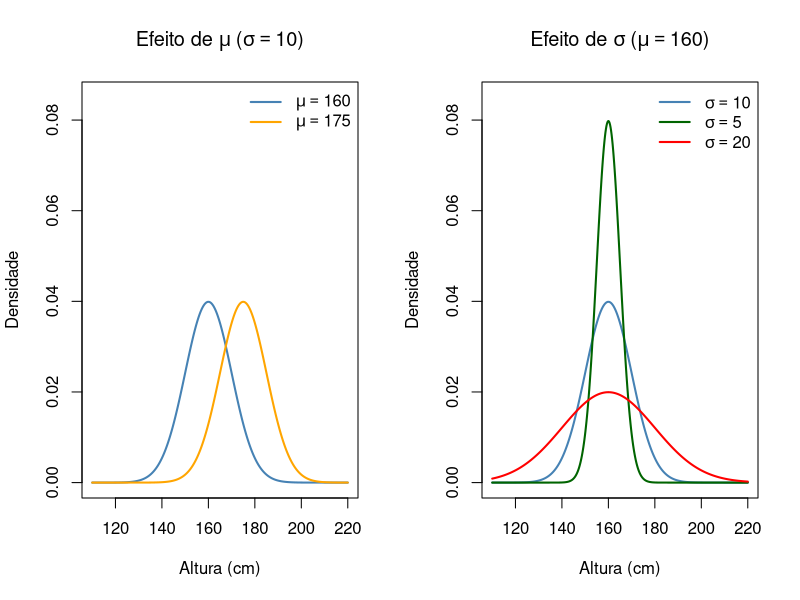
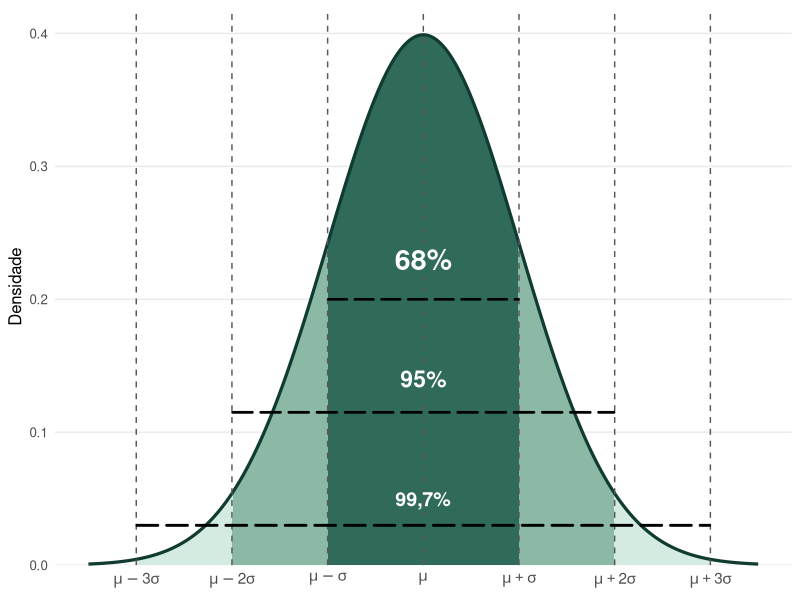
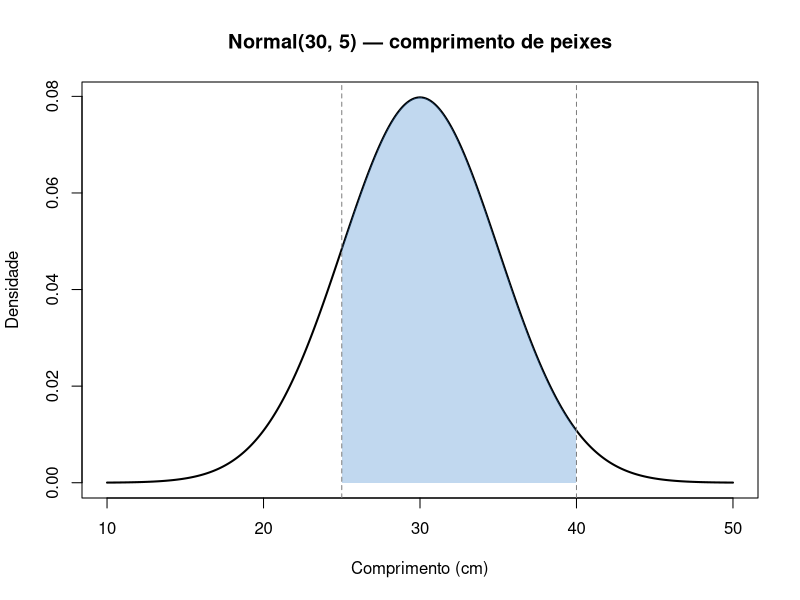
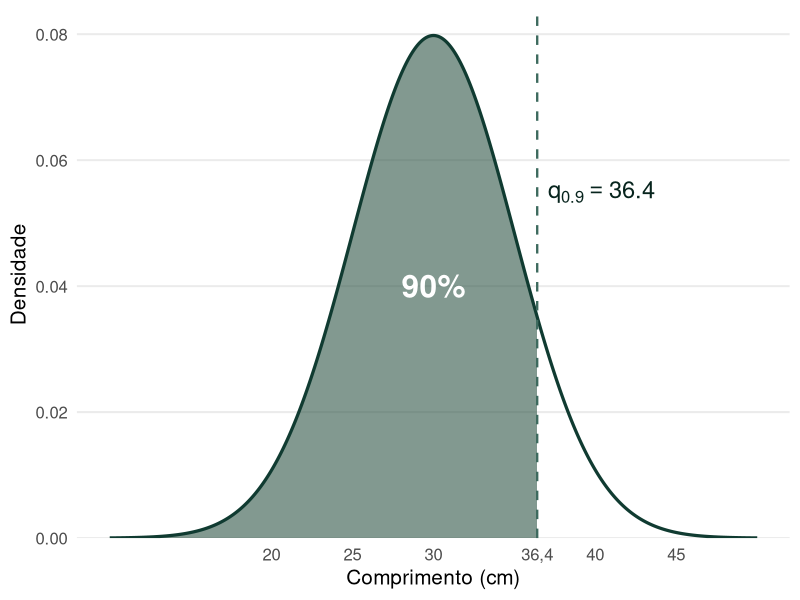
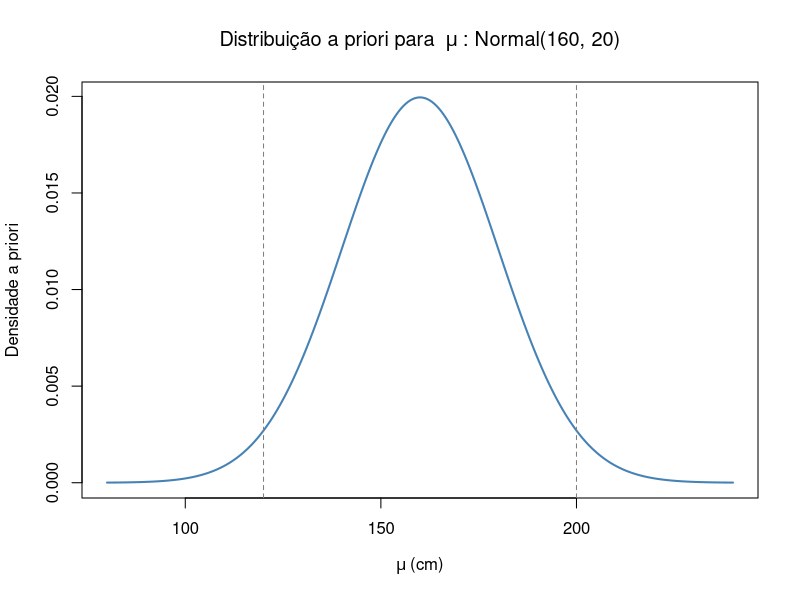
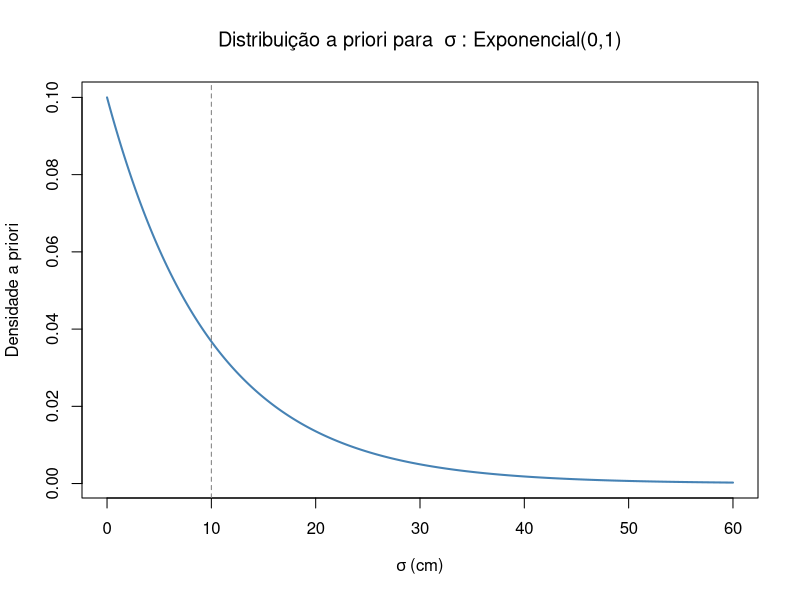
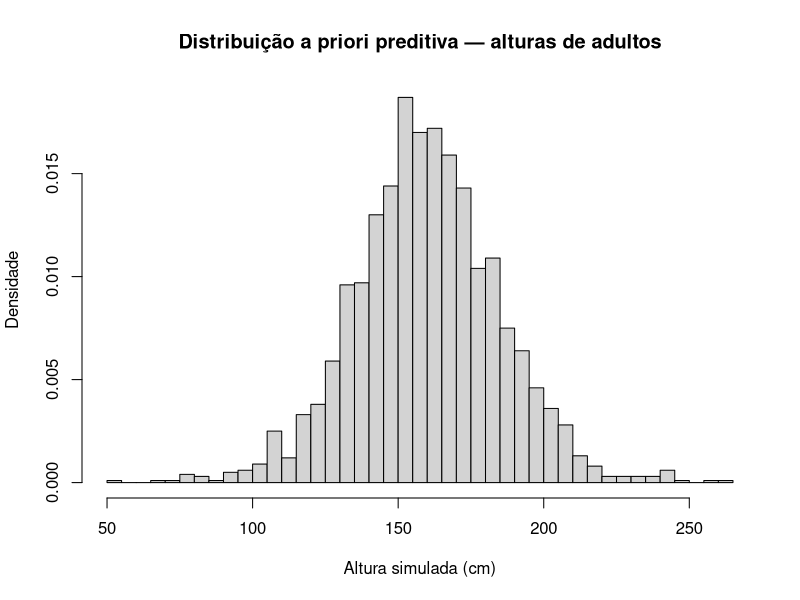
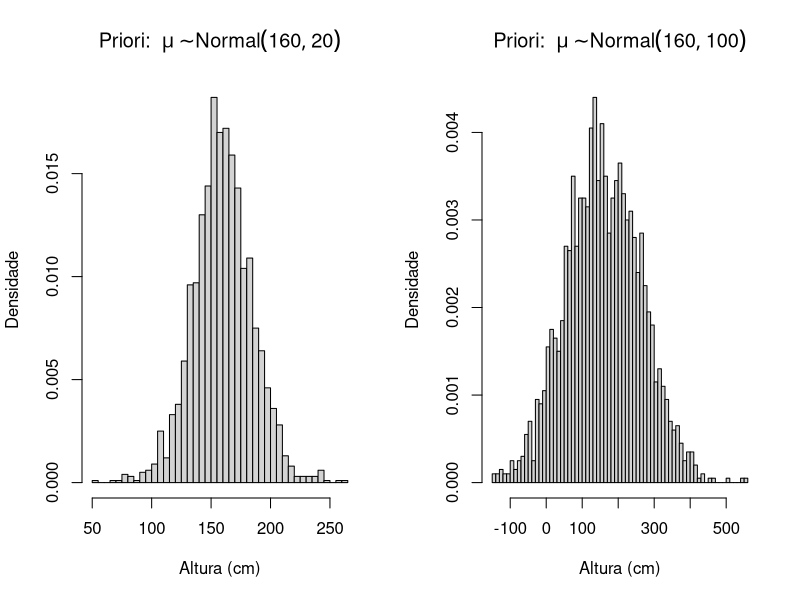

Write R code to recreate these figures, in order.
## ---- chunk 1
#| fig-width: 10
#| code-fold: true
# Grade de valores no eixo x
x <- seq(110, 220, length.out = 500)

# Curva de referência
fx_ref <- dnorm(x, mean = 160, sd = 10)

# Efeito de mudar mu
fx_mu2 <- dnorm(x, mean = 175, sd = 10)

# Efeito de mudar sigma
fx_s1  <- dnorm(x, mean = 160, sd = 5)
fx_s2  <- dnorm(x, mean = 160, sd = 20)

par(mfrow = c(1, 2))

# Painel 1: efeito de mu (sigma fixo = 10)
plot(x, fx_ref, type = "l", lwd = 2, col = "steelblue",
     ylim = c(0, 0.085),
     xlab = "Altura (cm)", ylab = "Densidade",
     main = expression("Efeito de " * mu ~ "(" * sigma == 10 * ")"))
lines(x, fx_mu2, col = "orange", lwd = 2)
legend("topright",
       legend = c(expression(mu == 160),
                  expression(mu == 175)),
       col = c("steelblue", "orange"),
       lwd = 2, bty = "n")

# Painel 2: efeito de sigma (mu fixo = 160)
plot(x, fx_ref, type = "l", lwd = 2, col = "steelblue",
     ylim = c(0, 0.085),
     xlab = "Altura (cm)", ylab = "Densidade",
     main = expression("Efeito de " * sigma ~ "(" * mu == 160 * ")"))
lines(x, fx_s1, col = "darkgreen", lwd = 2)
lines(x, fx_s2, col = "red",       lwd = 2)
legend("topright",
       legend = c(expression(sigma == 10),
                  expression(sigma == 5),
                  expression(sigma == 20)),
       col = c("steelblue", "darkgreen", "red"),
       lwd = 2, bty = "n")
## ---- chunk 2
#| echo: false
par(mfrow = c(1, 1))
## ---- chunk 3
#| echo: false
#| fig-width: 10
#| fig-height: 5
#| fig-cap: "Regra empírica da Distribuição Normal: áreas centrais de aproximadamente 68%, 95% e 99,7% ao redor da média."
#| label: fig-normal-rule
library(ggplot2)

x <- seq(-3.5, 3.5, length.out = 800)
normal_df <- data.frame(
  x = x,
  densidade = dnorm(x)
)

faixa_3s <- subset(normal_df, x >= -3 & x <= 3)
faixa_2s <- subset(normal_df, x >= -2 & x <= 2)
faixa_1s <- subset(normal_df, x >= -1 & x <= 1)

marcas <- data.frame(x = -3:3)

ggplot(normal_df, aes(x = x, y = densidade)) +
  geom_area(data = faixa_3s, fill = "#cfe8df", alpha = 0.9) +
  geom_area(data = faixa_2s, fill = "#74a892", alpha = 0.75) +
  geom_area(data = faixa_1s, fill = "#1f5c4d", alpha = 0.85) +
  geom_line(linewidth = 1.1, color = "#103b31") +
  geom_vline(
    data = marcas,
    aes(xintercept = x),
    linetype = "dashed",
    linewidth = 0.5,
    color = "gray35"
  ) +
  annotate("text", x = 0, y = 0.23, label = "68%", color = "white", size = 7.2, fontface = "bold") +
  annotate("text", x = 0, y = 0.14, label = "95%", color = "white", size = 5.8, fontface = "bold") +
  annotate("text", x = 0, y = 0.05, label = "99,7%", color = "white", size = 5.0, fontface = "bold") +
  annotate(
    "segment",
    y = 0.20, yend = 0.20,
    x = min(faixa_1s), xend = max(faixa_1s),
    linewidth = 0.9, color = "black", linetype = "longdash",
    lineend = "round"
  ) +
  annotate(
    "segment",
    y = 0.115, yend = 0.115,
    x = min(faixa_2s), xend = max(faixa_2s),
    linewidth = 0.95, color = "black", linetype = "longdash",
    lineend = "round"
  ) +
  annotate(
    "segment",
    y = 0.03, yend = 0.03,
    x = min(faixa_3s), xend = max(faixa_3s),
    linewidth = 1, color = "black", linetype = "longdash",
    lineend = "round"
  ) +
  scale_x_continuous(
    breaks = -3:3,
    labels = c(
      expression(mu - 3 * sigma),
      expression(mu - 2 * sigma),
      expression(mu - sigma),
      expression(mu),
      expression(mu + sigma),
      expression(mu + 2 * sigma),
      expression(mu + 3 * sigma)
    )
  ) +
  scale_y_continuous(expand = expansion(mult = c(0, 0.05))) +
  labs(x = NULL, y = "Densidade") +
  theme_minimal(base_size = 12) +
  theme(
    panel.grid.minor = element_blank(),
    panel.grid.major.x = element_blank(),
    axis.text.x = element_text(size = 11),
    plot.caption = element_text(hjust = 0)
  )
## ---- chunk 4
# Comprimento entre 25 e 40 cm: Normal(30, 5)
pnorm(40, mean = 30, sd = 5) - pnorm(25, mean = 30, sd = 5)
## ---- chunk 5
# Probabilidade de comprimento acima de 38 cm
1 - pnorm(38, mean = 30, sd = 5)
## ---- chunk 6
#| code-fold: true
# Visualização: distribuição e área de interesse
x <- seq(10, 50, length.out = 400)
fx <- dnorm(x, mean = 30, sd = 5)

plot(x, fx, type = "l", lwd = 2,
     xlab = "Comprimento (cm)", ylab = "Densidade",
     main = "Normal(30, 5) — comprimento de peixes")

# Área entre 25 e 40 cm (sombreada)
x_int <- seq(25, 40, length.out = 200)
polygon(c(25, x_int, 40),
        c(0, dnorm(x_int, mean = 30, sd = 5), 0),
        col = rgb(0.2, 0.5, 0.8, 0.3), border = NA)

abline(v = c(25, 40), lty = 2, col = "gray50")
## ---- chunk 7
# Quantil 90%: comprimento abaixo do qual estão 90% dos indivíduos
qnorm(0.90, mean = 30, sd = 5)
## ---- chunk 8
#| echo: false
#| fig-width: 9
#| fig-height: 5
#| fig-cap: "Visualização do quantil de 90% para X ~ Normal(30, 5): a área acumulada até q0,90 corresponde a 90% da probabilidade."
library(ggplot2)

x <- seq(10, 50, length.out = 500)
q90 <- qnorm(0.90, mean = 30, sd = 5)

normal_df <- data.frame(
  x = x,
  densidade = dnorm(x, mean = 30, sd = 5)
)

faixa_q90 <- subset(normal_df, x <= q90)

ggplot(normal_df, aes(x = x, y = densidade)) +
  geom_area(data = faixa_q90, fill = "#2f5646", alpha = 0.6) +
  geom_line(linewidth = 1.1, color = "#103b31") +
  geom_vline(xintercept = q90, linetype = "dashed", linewidth = 0.8, color = "#3d6a5e") +
  annotate("text", x = 30, y = 0.04, label = "90%", color = "white", size = 8, fontface = "bold") +
  annotate("text", x = q90, y = 0.055, label = "q[0.90] == 36.4", parse = TRUE, color = "#07241d", size = 6, hjust = -0.1) +
  scale_x_continuous(
    breaks = c(20, 25, 30, q90, 40, 45),
    labels = c("20", "25", "30", "36,4", "40", "45")
  ) +
  scale_y_continuous(expand = expansion(mult = c(0, 0.05))) +
  labs(x = "Comprimento (cm)", y = "Densidade") +
  theme_minimal(base_size = 15) +
  theme(
    panel.grid.minor = element_blank(),
    panel.grid.major.x = element_blank()
  )
## ---- chunk 9
#| code-fold: true
# Visualização da distribuição a priori para mu
mu_vals <- seq(80, 240, length.out = 400)
plot(mu_vals, dnorm(mu_vals, mean = 160, sd = 20),
     type = "l", lwd = 2, col = "steelblue",
     xlab = expression(mu ~ "(cm)"),
     ylab = "Densidade a priori",
     main = expression("Distribuição a priori para " ~ mu ~ ": Normal(160, 20)"))
abline(v = c(120, 200), lty = 2, col = "gray50")
## ---- chunk 10
#| code-fold: true
# Visualização da distribuição a priori para sigma
sigma_vals <- seq(0, 60, length.out = 400)
plot(sigma_vals, dexp(sigma_vals, rate = 0.1),
     type = "l", lwd = 2, col = "steelblue",
     xlab = expression(sigma ~ "(cm)"),
     ylab = "Densidade a priori",
     main = expression("Distribuição a priori para " ~ sigma ~ ": Exponencial(0,1)"))
abline(v = 10, lty = 2, col = "gray50")   # media da distribuicao
## ---- chunk 11
set.seed(2026)
N <- 2000

# Passo 1: amostrar mu da distribuicao a priori
mu_sim <- rnorm(N, mean = 160, sd = 20)

# Passo 2: amostrar sigma da distribuicao a priori
sigma_sim <- rexp(N, rate = 0.1)

# Passo 3: gerar uma altura para cada par (mu, sigma)
y_sim <- rnorm(N, mean = mu_sim, sd = sigma_sim)

# Distribuição a priori preditiva
hist(y_sim, freq = FALSE, breaks = 50,
     xlab = "Altura simulada (cm)",
     ylab = "Densidade",
     main = "Distribuição a priori preditiva — alturas de adultos")
## ---- chunk 12
#| fig-width: 10
#| code-fold: true
# Comparacao: priori mais dispersa para mu
mu_sim_amplo <- rnorm(N, mean = 160, sd = 100)  # priori mais dispersa
y_sim_amplo  <- rnorm(N, mean = mu_sim_amplo, sd = sigma_sim)

# Visualizacao lado a lado
par(mfrow = c(1, 2))

hist(y_sim, freq = FALSE, breaks = 50,
     xlab = "Altura (cm)", ylab = "Densidade",
     main = expression("Priori: " ~ mu %~% Normal(160, 20)))

hist(y_sim_amplo, freq = FALSE, breaks = 50,
     xlab = "Altura (cm)", ylab = "Densidade",
     main = expression("Priori: " ~ mu %~% Normal(160, 100)))
